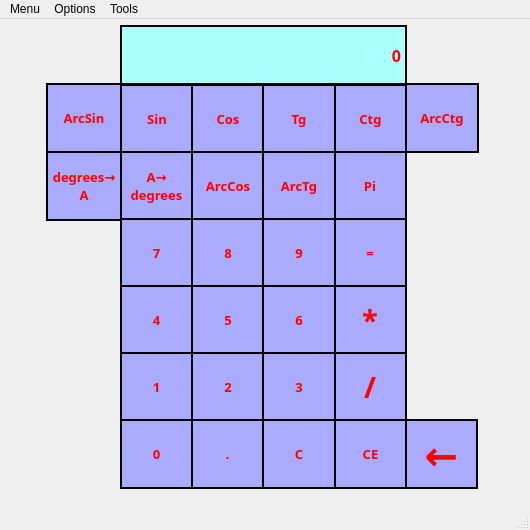
<?xml version="1.0" encoding="UTF-8"?>
<ui version="4.0">
 <class>MainWindow2</class>
 <widget class="QMainWindow" name="MainWindow2">
  <property name="geometry">
   <rect>
    <x>0</x>
    <y>0</y>
    <width>530</width>
    <height>530</height>
   </rect>
  </property>
  <property name="windowTitle">
   <string>Calculator: Stage 2</string>
  </property>
  <widget class="QWidget" name="centralwidget">
   <widget class="QLabel" name="label">
    <property name="geometry">
     <rect>
      <x>120</x>
      <y>6</y>
      <width>287</width>
      <height>60</height>
     </rect>
    </property>
    <property name="sizePolicy">
     <sizepolicy hsizetype="Fixed" vsizetype="Preferred">
      <horstretch>0</horstretch>
      <verstretch>0</verstretch>
     </sizepolicy>
    </property>
    <property name="font">
     <font>
      <family>Arial Black</family>
      <pointsize>12</pointsize>
      <weight>75</weight>
      <bold>true</bold>
     </font>
    </property>
    <property name="styleSheet">
     <string notr="true">color: rgb(255, 0, 0);
background-color: rgb(170, 255, 255);
border: 1.5px solid black;</string>
    </property>
    <property name="text">
     <string>0</string>
    </property>
    <property name="alignment">
     <set>Qt::AlignRight|Qt::AlignTrailing|Qt::AlignVCenter</set>
    </property>
   </widget>
   <widget class="QPushButton" name="sin">
    <property name="geometry">
     <rect>
      <x>120</x>
      <y>65</y>
      <width>74</width>
      <height>70</height>
     </rect>
    </property>
    <property name="sizePolicy">
     <sizepolicy hsizetype="Fixed" vsizetype="Fixed">
      <horstretch>0</horstretch>
      <verstretch>0</verstretch>
     </sizepolicy>
    </property>
    <property name="font">
     <font>
      <family>Arial Black</family>
      <pointsize>10</pointsize>
      <weight>75</weight>
      <bold>true</bold>
     </font>
    </property>
    <property name="styleSheet">
     <string notr="true">color: rgb(255, 0, 0);
border: 2px solid black;
background-color: rgb(170, 170, 255);</string>
    </property>
    <property name="text">
     <string>Sin</string>
    </property>
   </widget>
   <widget class="QPushButton" name="cos">
    <property name="geometry">
     <rect>
      <x>191</x>
      <y>65</y>
      <width>74</width>
      <height>70</height>
     </rect>
    </property>
    <property name="sizePolicy">
     <sizepolicy hsizetype="Fixed" vsizetype="Fixed">
      <horstretch>0</horstretch>
      <verstretch>0</verstretch>
     </sizepolicy>
    </property>
    <property name="font">
     <font>
      <family>Arial Black</family>
      <pointsize>10</pointsize>
      <weight>75</weight>
      <bold>true</bold>
     </font>
    </property>
    <property name="styleSheet">
     <string notr="true">color: rgb(255, 0, 0);
border: 2px solid black;
background-color: rgb(170, 170, 255);</string>
    </property>
    <property name="text">
     <string>Cos</string>
    </property>
   </widget>
   <widget class="QPushButton" name="tg">
    <property name="geometry">
     <rect>
      <x>262</x>
      <y>65</y>
      <width>74</width>
      <height>70</height>
     </rect>
    </property>
    <property name="sizePolicy">
     <sizepolicy hsizetype="Fixed" vsizetype="Fixed">
      <horstretch>0</horstretch>
      <verstretch>0</verstretch>
     </sizepolicy>
    </property>
    <property name="font">
     <font>
      <family>Arial Black</family>
      <pointsize>10</pointsize>
      <weight>75</weight>
      <bold>true</bold>
     </font>
    </property>
    <property name="styleSheet">
     <string notr="true">color: rgb(255, 0, 0);
border: 2px solid black;
background-color: rgb(170, 170, 255);</string>
    </property>
    <property name="text">
     <string>Tg</string>
    </property>
   </widget>
   <widget class="QPushButton" name="ctg">
    <property name="geometry">
     <rect>
      <x>334</x>
      <y>65</y>
      <width>73</width>
      <height>70</height>
     </rect>
    </property>
    <property name="sizePolicy">
     <sizepolicy hsizetype="Fixed" vsizetype="Fixed">
      <horstretch>0</horstretch>
      <verstretch>0</verstretch>
     </sizepolicy>
    </property>
    <property name="font">
     <font>
      <family>Arial Black</family>
      <pointsize>10</pointsize>
      <weight>75</weight>
      <bold>true</bold>
     </font>
    </property>
    <property name="styleSheet">
     <string notr="true">color: rgb(255, 0, 0);
border: 2px solid black;
background-color: rgb(170, 170, 255);</string>
    </property>
    <property name="text">
     <string>Ctg</string>
    </property>
   </widget>
   <widget class="QPushButton" name="pi">
    <property name="geometry">
     <rect>
      <x>333</x>
      <y>132</y>
      <width>74</width>
      <height>70</height>
     </rect>
    </property>
    <property name="sizePolicy">
     <sizepolicy hsizetype="Fixed" vsizetype="Fixed">
      <horstretch>0</horstretch>
      <verstretch>0</verstretch>
     </sizepolicy>
    </property>
    <property name="font">
     <font>
      <family>Arial Black</family>
      <pointsize>10</pointsize>
      <weight>75</weight>
      <italic>false</italic>
      <bold>true</bold>
     </font>
    </property>
    <property name="styleSheet">
     <string notr="true">color: rgb(255, 0, 0);
border: 2px solid black;
background-color: rgb(170, 170, 255);</string>
    </property>
    <property name="text">
     <string>Pi</string>
    </property>
   </widget>
   <widget class="QPushButton" name="Acos">
    <property name="geometry">
     <rect>
      <x>191</x>
      <y>132</y>
      <width>74</width>
      <height>70</height>
     </rect>
    </property>
    <property name="sizePolicy">
     <sizepolicy hsizetype="Fixed" vsizetype="Fixed">
      <horstretch>0</horstretch>
      <verstretch>0</verstretch>
     </sizepolicy>
    </property>
    <property name="font">
     <font>
      <family>Arial Black</family>
      <pointsize>10</pointsize>
      <weight>75</weight>
      <bold>true</bold>
     </font>
    </property>
    <property name="styleSheet">
     <string notr="true">color: rgb(255, 0, 0);
border: 2px solid black;
background-color: rgb(170, 170, 255);</string>
    </property>
    <property name="text">
     <string>ArcCos</string>
    </property>
   </widget>
   <widget class="QPushButton" name="Atan">
    <property name="geometry">
     <rect>
      <x>262</x>
      <y>132</y>
      <width>74</width>
      <height>70</height>
     </rect>
    </property>
    <property name="sizePolicy">
     <sizepolicy hsizetype="Fixed" vsizetype="Fixed">
      <horstretch>0</horstretch>
      <verstretch>0</verstretch>
     </sizepolicy>
    </property>
    <property name="font">
     <font>
      <family>Arial Black</family>
      <pointsize>10</pointsize>
      <weight>75</weight>
      <bold>true</bold>
     </font>
    </property>
    <property name="styleSheet">
     <string notr="true">color: rgb(255, 0, 0);
border: 2px solid black;
background-color: rgb(170, 170, 255);</string>
    </property>
    <property name="text">
     <string>ArcTg</string>
    </property>
   </widget>
   <widget class="QPushButton" name="degrees">
    <property name="geometry">
     <rect>
      <x>120</x>
      <y>132</y>
      <width>73</width>
      <height>70</height>
     </rect>
    </property>
    <property name="sizePolicy">
     <sizepolicy hsizetype="Fixed" vsizetype="Fixed">
      <horstretch>0</horstretch>
      <verstretch>0</verstretch>
     </sizepolicy>
    </property>
    <property name="font">
     <font>
      <family>Arial Black</family>
      <pointsize>10</pointsize>
      <weight>75</weight>
      <bold>true</bold>
     </font>
    </property>
    <property name="autoFillBackground">
     <bool>false</bool>
    </property>
    <property name="styleSheet">
     <string notr="true">color: rgb(255, 0, 0);
border: 2px solid black;
background-color: rgb(170, 170, 255);</string>
    </property>
    <property name="text">
     <string>A→
degrees</string>
    </property>
   </widget>
   <widget class="QPushButton" name="equal">
    <property name="geometry">
     <rect>
      <x>333</x>
      <y>199</y>
      <width>74</width>
      <height>70</height>
     </rect>
    </property>
    <property name="sizePolicy">
     <sizepolicy hsizetype="Fixed" vsizetype="Fixed">
      <horstretch>0</horstretch>
      <verstretch>0</verstretch>
     </sizepolicy>
    </property>
    <property name="font">
     <font>
      <family>Arial Black</family>
      <pointsize>10</pointsize>
      <weight>75</weight>
      <bold>true</bold>
     </font>
    </property>
    <property name="styleSheet">
     <string notr="true">color: rgb(255, 0, 0);
border: 2px solid black;
background-color: rgb(170, 170, 255);</string>
    </property>
    <property name="text">
     <string>=</string>
    </property>
   </widget>
   <widget class="QPushButton" name="pushButton_8">
    <property name="geometry">
     <rect>
      <x>191</x>
      <y>199</y>
      <width>74</width>
      <height>70</height>
     </rect>
    </property>
    <property name="sizePolicy">
     <sizepolicy hsizetype="Fixed" vsizetype="Fixed">
      <horstretch>0</horstretch>
      <verstretch>0</verstretch>
     </sizepolicy>
    </property>
    <property name="font">
     <font>
      <family>Arial Black</family>
      <pointsize>10</pointsize>
      <weight>75</weight>
      <bold>true</bold>
     </font>
    </property>
    <property name="styleSheet">
     <string notr="true">color: rgb(255, 0, 0);
border: 2px solid black;
background-color: rgb(170, 170, 255);</string>
    </property>
    <property name="text">
     <string>8</string>
    </property>
   </widget>
   <widget class="QPushButton" name="pushButton_9">
    <property name="geometry">
     <rect>
      <x>262</x>
      <y>199</y>
      <width>74</width>
      <height>70</height>
     </rect>
    </property>
    <property name="sizePolicy">
     <sizepolicy hsizetype="Fixed" vsizetype="Fixed">
      <horstretch>0</horstretch>
      <verstretch>0</verstretch>
     </sizepolicy>
    </property>
    <property name="font">
     <font>
      <family>Arial Black</family>
      <pointsize>10</pointsize>
      <weight>75</weight>
      <bold>true</bold>
     </font>
    </property>
    <property name="styleSheet">
     <string notr="true">color: rgb(255, 0, 0);
border: 2px solid black;
background-color: rgb(170, 170, 255);</string>
    </property>
    <property name="text">
     <string>9</string>
    </property>
   </widget>
   <widget class="QPushButton" name="pushButton_7">
    <property name="geometry">
     <rect>
      <x>120</x>
      <y>199</y>
      <width>73</width>
      <height>70</height>
     </rect>
    </property>
    <property name="sizePolicy">
     <sizepolicy hsizetype="Fixed" vsizetype="Fixed">
      <horstretch>0</horstretch>
      <verstretch>0</verstretch>
     </sizepolicy>
    </property>
    <property name="font">
     <font>
      <family>Arial Black</family>
      <pointsize>10</pointsize>
      <weight>75</weight>
      <bold>true</bold>
     </font>
    </property>
    <property name="styleSheet">
     <string notr="true">color: rgb(255, 0, 0);
border: 2px solid black;
background-color: rgb(170, 170, 255);</string>
    </property>
    <property name="text">
     <string>7</string>
    </property>
   </widget>
   <widget class="QPushButton" name="mul">
    <property name="geometry">
     <rect>
      <x>333</x>
      <y>266</y>
      <width>74</width>
      <height>70</height>
     </rect>
    </property>
    <property name="sizePolicy">
     <sizepolicy hsizetype="Fixed" vsizetype="Fixed">
      <horstretch>0</horstretch>
      <verstretch>0</verstretch>
     </sizepolicy>
    </property>
    <property name="font">
     <font>
      <family>Arial Black</family>
      <pointsize>22</pointsize>
      <weight>75</weight>
      <bold>true</bold>
     </font>
    </property>
    <property name="styleSheet">
     <string notr="true">color: rgb(255, 0, 0);
border: 2px solid black;
background-color: rgb(170, 170, 255);</string>
    </property>
    <property name="text">
     <string>*</string>
    </property>
   </widget>
   <widget class="QPushButton" name="pushButton_5">
    <property name="geometry">
     <rect>
      <x>191</x>
      <y>266</y>
      <width>74</width>
      <height>70</height>
     </rect>
    </property>
    <property name="sizePolicy">
     <sizepolicy hsizetype="Fixed" vsizetype="Fixed">
      <horstretch>0</horstretch>
      <verstretch>0</verstretch>
     </sizepolicy>
    </property>
    <property name="font">
     <font>
      <family>Arial Black</family>
      <pointsize>10</pointsize>
      <weight>75</weight>
      <bold>true</bold>
     </font>
    </property>
    <property name="styleSheet">
     <string notr="true">color: rgb(255, 0, 0);
border: 2px solid black;
background-color: rgb(170, 170, 255);</string>
    </property>
    <property name="text">
     <string>5</string>
    </property>
   </widget>
   <widget class="QPushButton" name="pushButton_6">
    <property name="geometry">
     <rect>
      <x>262</x>
      <y>266</y>
      <width>74</width>
      <height>70</height>
     </rect>
    </property>
    <property name="sizePolicy">
     <sizepolicy hsizetype="Fixed" vsizetype="Fixed">
      <horstretch>0</horstretch>
      <verstretch>0</verstretch>
     </sizepolicy>
    </property>
    <property name="font">
     <font>
      <family>Arial Black</family>
      <pointsize>10</pointsize>
      <weight>75</weight>
      <bold>true</bold>
     </font>
    </property>
    <property name="styleSheet">
     <string notr="true">color: rgb(255, 0, 0);
border: 2px solid black;
background-color: rgb(170, 170, 255);</string>
    </property>
    <property name="text">
     <string>6</string>
    </property>
   </widget>
   <widget class="QPushButton" name="pushButton_4">
    <property name="geometry">
     <rect>
      <x>120</x>
      <y>266</y>
      <width>73</width>
      <height>70</height>
     </rect>
    </property>
    <property name="sizePolicy">
     <sizepolicy hsizetype="Fixed" vsizetype="Fixed">
      <horstretch>0</horstretch>
      <verstretch>0</verstretch>
     </sizepolicy>
    </property>
    <property name="font">
     <font>
      <family>Arial Black</family>
      <pointsize>10</pointsize>
      <weight>75</weight>
      <bold>true</bold>
     </font>
    </property>
    <property name="styleSheet">
     <string notr="true">color: rgb(255, 0, 0);
border: 2px solid black;
background-color: rgb(170, 170, 255);</string>
    </property>
    <property name="text">
     <string>4</string>
    </property>
   </widget>
   <widget class="QPushButton" name="div">
    <property name="geometry">
     <rect>
      <x>333</x>
      <y>333</y>
      <width>74</width>
      <height>70</height>
     </rect>
    </property>
    <property name="sizePolicy">
     <sizepolicy hsizetype="Fixed" vsizetype="Fixed">
      <horstretch>0</horstretch>
      <verstretch>0</verstretch>
     </sizepolicy>
    </property>
    <property name="font">
     <font>
      <family>Arial Black</family>
      <pointsize>22</pointsize>
      <weight>75</weight>
      <bold>true</bold>
     </font>
    </property>
    <property name="styleSheet">
     <string notr="true">color: rgb(255, 0, 0);
border: 2px solid black;
background-color: rgb(170, 170, 255);</string>
    </property>
    <property name="text">
     <string>/</string>
    </property>
   </widget>
   <widget class="QPushButton" name="pushButton_2">
    <property name="geometry">
     <rect>
      <x>191</x>
      <y>333</y>
      <width>74</width>
      <height>70</height>
     </rect>
    </property>
    <property name="sizePolicy">
     <sizepolicy hsizetype="Fixed" vsizetype="Fixed">
      <horstretch>0</horstretch>
      <verstretch>0</verstretch>
     </sizepolicy>
    </property>
    <property name="font">
     <font>
      <family>Arial Black</family>
      <pointsize>10</pointsize>
      <weight>75</weight>
      <bold>true</bold>
     </font>
    </property>
    <property name="styleSheet">
     <string notr="true">color: rgb(255, 0, 0);
border: 2px solid black;
background-color: rgb(170, 170, 255);</string>
    </property>
    <property name="text">
     <string>2</string>
    </property>
   </widget>
   <widget class="QPushButton" name="pushButton_3">
    <property name="geometry">
     <rect>
      <x>262</x>
      <y>333</y>
      <width>74</width>
      <height>70</height>
     </rect>
    </property>
    <property name="sizePolicy">
     <sizepolicy hsizetype="Fixed" vsizetype="Fixed">
      <horstretch>0</horstretch>
      <verstretch>0</verstretch>
     </sizepolicy>
    </property>
    <property name="font">
     <font>
      <family>Arial Black</family>
      <pointsize>10</pointsize>
      <weight>75</weight>
      <bold>true</bold>
     </font>
    </property>
    <property name="styleSheet">
     <string notr="true">color: rgb(255, 0, 0);
border: 2px solid black;
background-color: rgb(170, 170, 255);</string>
    </property>
    <property name="text">
     <string>3</string>
    </property>
   </widget>
   <widget class="QPushButton" name="pushButton_1">
    <property name="geometry">
     <rect>
      <x>120</x>
      <y>333</y>
      <width>73</width>
      <height>70</height>
     </rect>
    </property>
    <property name="sizePolicy">
     <sizepolicy hsizetype="Fixed" vsizetype="Fixed">
      <horstretch>0</horstretch>
      <verstretch>0</verstretch>
     </sizepolicy>
    </property>
    <property name="font">
     <font>
      <family>Arial Black</family>
      <pointsize>10</pointsize>
      <weight>75</weight>
      <bold>true</bold>
     </font>
    </property>
    <property name="styleSheet">
     <string notr="true">color: rgb(255, 0, 0);
border: 2px solid black;
background-color: rgb(170, 170, 255);</string>
    </property>
    <property name="text">
     <string>1</string>
    </property>
   </widget>
   <widget class="QPushButton" name="clear_all">
    <property name="geometry">
     <rect>
      <x>262</x>
      <y>400</y>
      <width>74</width>
      <height>70</height>
     </rect>
    </property>
    <property name="sizePolicy">
     <sizepolicy hsizetype="Fixed" vsizetype="Fixed">
      <horstretch>0</horstretch>
      <verstretch>0</verstretch>
     </sizepolicy>
    </property>
    <property name="font">
     <font>
      <family>Arial Black</family>
      <pointsize>10</pointsize>
      <weight>75</weight>
      <bold>true</bold>
     </font>
    </property>
    <property name="styleSheet">
     <string notr="true">color: rgb(255, 0, 0);
border: 2px solid black;
background-color: rgb(170, 170, 255);</string>
    </property>
    <property name="text">
     <string>C</string>
    </property>
   </widget>
   <widget class="QPushButton" name="pushButton_22">
    <property name="geometry">
     <rect>
      <x>191</x>
      <y>400</y>
      <width>73</width>
      <height>70</height>
     </rect>
    </property>
    <property name="sizePolicy">
     <sizepolicy hsizetype="Fixed" vsizetype="Fixed">
      <horstretch>0</horstretch>
      <verstretch>0</verstretch>
     </sizepolicy>
    </property>
    <property name="font">
     <font>
      <family>Arial Black</family>
      <pointsize>10</pointsize>
      <weight>75</weight>
      <bold>true</bold>
     </font>
    </property>
    <property name="styleSheet">
     <string notr="true">color: rgb(255, 0, 0);
border: 2px solid black;
background-color: rgb(170, 170, 255);</string>
    </property>
    <property name="text">
     <string>.</string>
    </property>
   </widget>
   <widget class="QPushButton" name="clear">
    <property name="geometry">
     <rect>
      <x>334</x>
      <y>400</y>
      <width>73</width>
      <height>70</height>
     </rect>
    </property>
    <property name="sizePolicy">
     <sizepolicy hsizetype="Fixed" vsizetype="Fixed">
      <horstretch>0</horstretch>
      <verstretch>0</verstretch>
     </sizepolicy>
    </property>
    <property name="font">
     <font>
      <family>Arial Black</family>
      <pointsize>10</pointsize>
      <weight>75</weight>
      <bold>true</bold>
     </font>
    </property>
    <property name="styleSheet">
     <string notr="true">color: rgb(255, 0, 0);
border: 2px solid black;
background-color: rgb(170, 170, 255);</string>
    </property>
    <property name="text">
     <string>CE</string>
    </property>
   </widget>
   <widget class="QPushButton" name="pushButton_0">
    <property name="geometry">
     <rect>
      <x>120</x>
      <y>400</y>
      <width>73</width>
      <height>70</height>
     </rect>
    </property>
    <property name="sizePolicy">
     <sizepolicy hsizetype="Fixed" vsizetype="Fixed">
      <horstretch>0</horstretch>
      <verstretch>0</verstretch>
     </sizepolicy>
    </property>
    <property name="font">
     <font>
      <family>Arial Black</family>
      <pointsize>10</pointsize>
      <weight>75</weight>
      <bold>true</bold>
     </font>
    </property>
    <property name="styleSheet">
     <string notr="true">color: rgb(255, 0, 0);
border: 2px solid black;
background-color: rgb(170, 170, 255);</string>
    </property>
    <property name="text">
     <string>0</string>
    </property>
   </widget>
   <widget class="QPushButton" name="Asin">
    <property name="geometry">
     <rect>
      <x>46</x>
      <y>64</y>
      <width>76</width>
      <height>70</height>
     </rect>
    </property>
    <property name="sizePolicy">
     <sizepolicy hsizetype="Fixed" vsizetype="Fixed">
      <horstretch>0</horstretch>
      <verstretch>0</verstretch>
     </sizepolicy>
    </property>
    <property name="font">
     <font>
      <family>Arial Black</family>
      <pointsize>10</pointsize>
      <weight>75</weight>
      <bold>true</bold>
     </font>
    </property>
    <property name="styleSheet">
     <string notr="true">color: rgb(255, 0, 0);
border: 2px solid black;
background-color: rgb(170, 170, 255);</string>
    </property>
    <property name="text">
     <string>ArcSin</string>
    </property>
   </widget>
   <widget class="QPushButton" name="Actg">
    <property name="geometry">
     <rect>
      <x>405</x>
      <y>64</y>
      <width>74</width>
      <height>70</height>
     </rect>
    </property>
    <property name="sizePolicy">
     <sizepolicy hsizetype="Fixed" vsizetype="Fixed">
      <horstretch>0</horstretch>
      <verstretch>0</verstretch>
     </sizepolicy>
    </property>
    <property name="font">
     <font>
      <family>Arial Black</family>
      <pointsize>10</pointsize>
      <weight>75</weight>
      <bold>true</bold>
     </font>
    </property>
    <property name="styleSheet">
     <string notr="true">color: rgb(255, 0, 0);
border: 2px solid black;
background-color: rgb(170, 170, 255);</string>
    </property>
    <property name="text">
     <string>ArcCtg</string>
    </property>
   </widget>
   <widget class="QPushButton" name="back">
    <property name="geometry">
     <rect>
      <x>405</x>
      <y>400</y>
      <width>73</width>
      <height>70</height>
     </rect>
    </property>
    <property name="sizePolicy">
     <sizepolicy hsizetype="Fixed" vsizetype="Fixed">
      <horstretch>0</horstretch>
      <verstretch>0</verstretch>
     </sizepolicy>
    </property>
    <property name="font">
     <font>
      <family>Arial Black</family>
      <pointsize>30</pointsize>
      <weight>75</weight>
      <bold>true</bold>
     </font>
    </property>
    <property name="styleSheet">
     <string notr="true">color: rgb(255, 0, 0);
border: 2px solid black;
background-color: rgb(170, 170, 255);</string>
    </property>
    <property name="text">
     <string>←</string>
    </property>
   </widget>
   <widget class="QPushButton" name="degrees_2">
    <property name="geometry">
     <rect>
      <x>46</x>
      <y>132</y>
      <width>76</width>
      <height>70</height>
     </rect>
    </property>
    <property name="sizePolicy">
     <sizepolicy hsizetype="Fixed" vsizetype="Fixed">
      <horstretch>0</horstretch>
      <verstretch>0</verstretch>
     </sizepolicy>
    </property>
    <property name="font">
     <font>
      <family>Arial Black</family>
      <pointsize>10</pointsize>
      <weight>75</weight>
      <bold>true</bold>
     </font>
    </property>
    <property name="autoFillBackground">
     <bool>false</bool>
    </property>
    <property name="styleSheet">
     <string notr="true">color: rgb(255, 0, 0);
border: 2px solid black;
background-color: rgb(170, 170, 255);</string>
    </property>
    <property name="text">
     <string>degrees→
A</string>
    </property>
   </widget>
  </widget>
  <widget class="QMenuBar" name="menubar">
   <property name="geometry">
    <rect>
     <x>0</x>
     <y>0</y>
     <width>530</width>
     <height>21</height>
    </rect>
   </property>
   <widget class="QMenu" name="menuMenu">
    <property name="title">
     <string>Menu</string>
    </property>
    <addaction name="actionStage1"/>
    <addaction name="actionStage_2"/>
    <addaction name="actionStage_3_converter"/>
    <addaction name="actionCalculation_list"/>
    <addaction name="separator"/>
    <addaction name="actionExit"/>
   </widget>
   <widget class="QMenu" name="menuOptions">
    <property name="title">
     <string>Options</string>
    </property>
    <addaction name="actionThemes"/>
    <addaction name="actionFull_screen_size"/>
   </widget>
   <widget class="QMenu" name="menuTools">
    <property name="title">
     <string>Tools</string>
    </property>
    <addaction name="actionShow_additive_bars"/>
    <addaction name="actionHide_additive_bars"/>
   </widget>
   <addaction name="menuMenu"/>
   <addaction name="menuOptions"/>
   <addaction name="menuTools"/>
  </widget>
  <widget class="QStatusBar" name="statusbar"/>
  <action name="actionStage1">
   <property name="text">
    <string>Stage1(standart)</string>
   </property>
  </action>
  <action name="actionStage_2">
   <property name="text">
    <string>Stage 2(trigonometry)</string>
   </property>
  </action>
  <action name="actionCalculation_list">
   <property name="text">
    <string>Calculation list</string>
   </property>
  </action>
  <action name="actionExit">
   <property name="text">
    <string>Exit</string>
   </property>
  </action>
  <action name="actionThemes">
   <property name="text">
    <string>Themes</string>
   </property>
  </action>
  <action name="actionFull_screen_size">
   <property name="text">
    <string>Full screen size</string>
   </property>
  </action>
  <action name="actionStage_3_converter">
   <property name="text">
    <string>Stage 3(converter)</string>
   </property>
  </action>
  <action name="actionShow_additive_bars">
   <property name="text">
    <string>Show additive bars</string>
   </property>
  </action>
  <action name="actionHide_additive_bars">
   <property name="text">
    <string>Hide  additive bars</string>
   </property>
  </action>
 </widget>
 <resources/>
 <connections/>
</ui>
